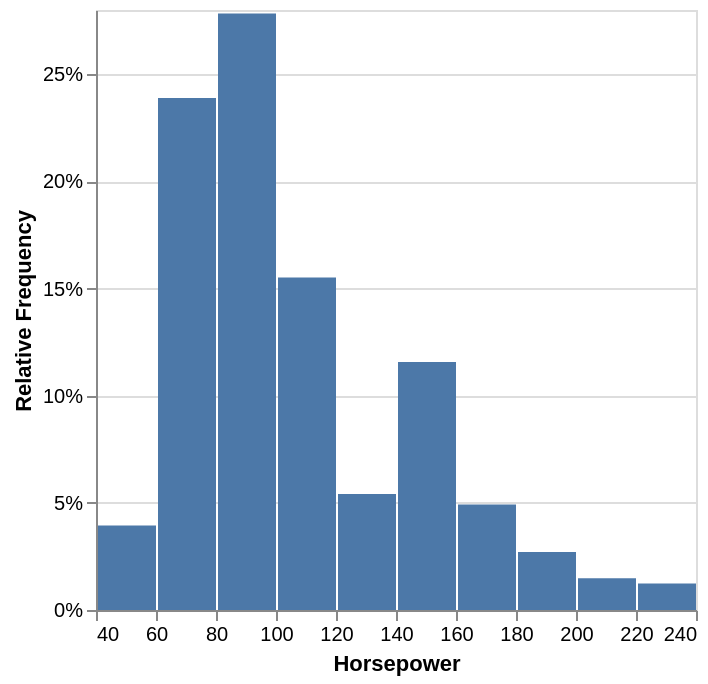

Specify this chart in Vega-Lite:
### Vega-Lite specification from a JSON file in a GitHub repository (floating-point values rounded to 4 significant figures; data arrays with more than 128 entries replaced by an {"elided": "..."} marker saying what was removed)
{"$schema": "https://vega.github.io/schema/vega-lite/v4.json", "description": "Relative frequency histogram. The data is binned with first transform. The number of values per bin and the total number are calculated in the second and third transform to calculate the relative frequency in the last transformation step.", "data": {"values": {"elided": "406 records"}}, "transform": [{"bin": true, "field": "Horsepower", "as": "bin_Horsepwoer"}, {"aggregate": [{"op": "count", "as": "Count"}], "groupby": ["bin_Horsepwoer", "bin_Horsepwoer_end"]}, {"joinaggregate": [{"op": "sum", "field": "Count", "as": "TotalCount"}]}, {"calculate": "datum.Count/datum.TotalCount", "as": "PercentOfTotal"}], "mark": {"type": "bar", "tooltip": true}, "encoding": {"x": {"title": "Horsepower", "field": "bin_Horsepwoer", "bin": {"binned": true}}, "x2": {"field": "bin_Horsepwoer_end"}, "y": {"title": "Relative Frequency", "field": "PercentOfTotal", "type": "quantitative", "axis": {"format": ".1~%"}}}}
